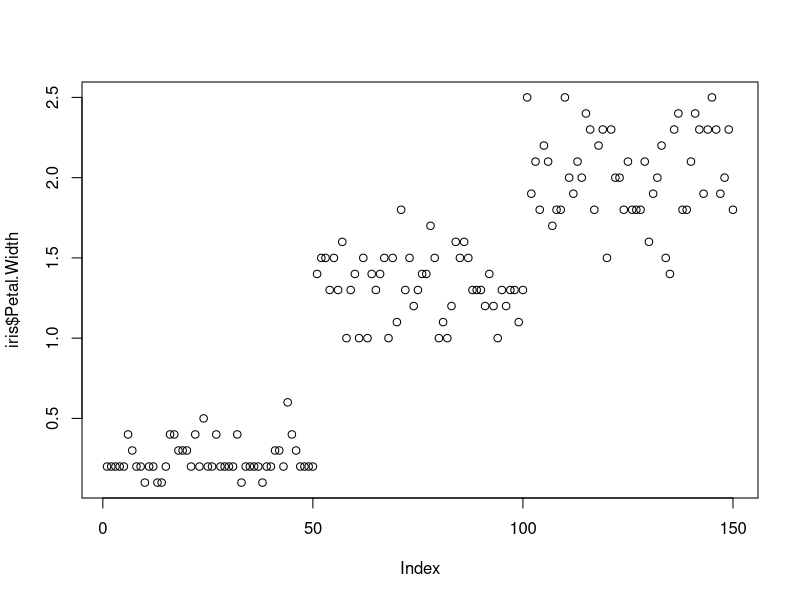
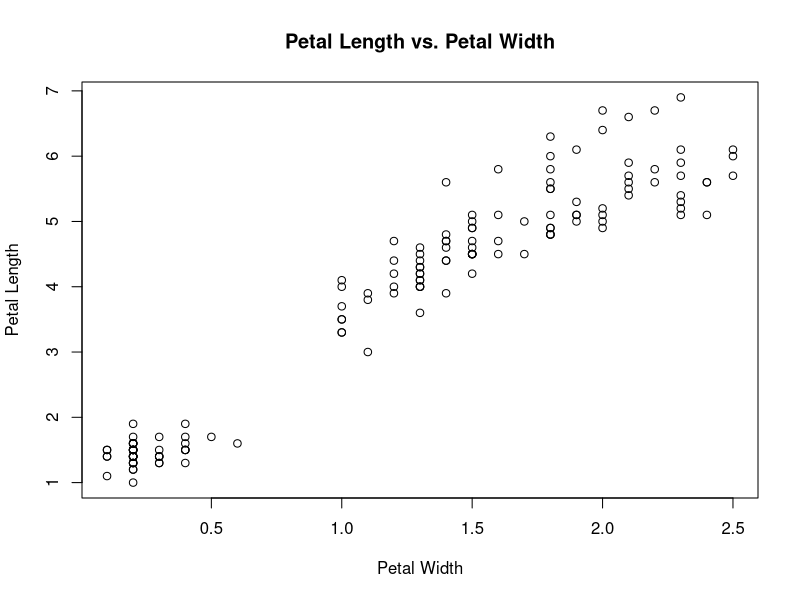
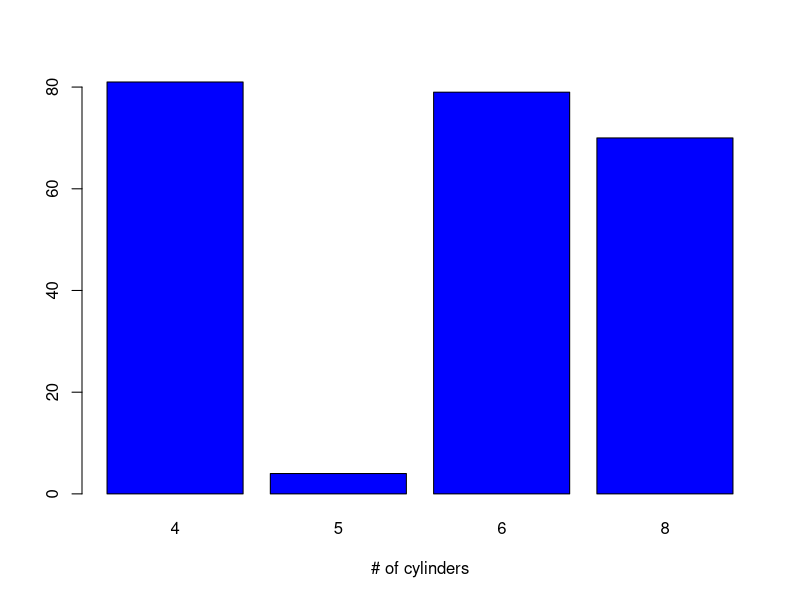
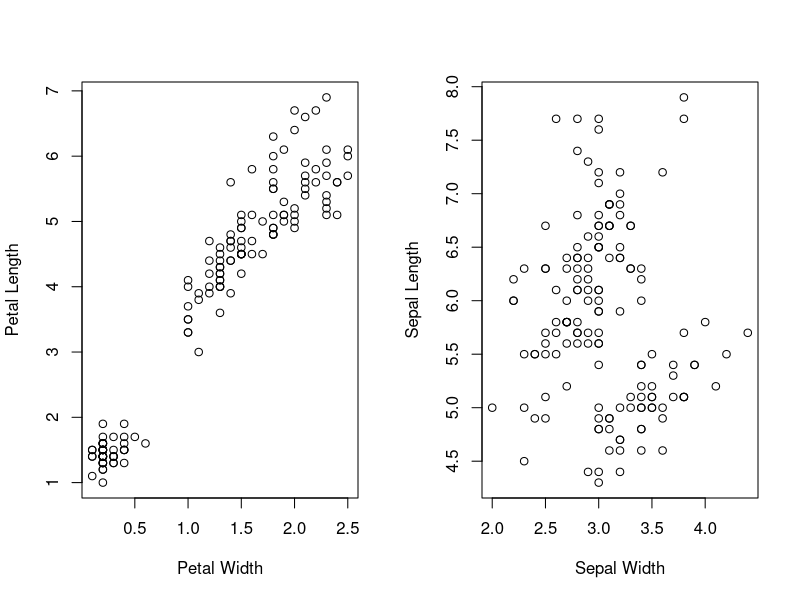

The R source for these figures, in order:
#tested and working
#load the datasets library
library(datasets)

#uncomment below line if package is not installed
#install.packages("ggplot2")
library(ggplot2)
#load the data
data("iris")
data("mtcars")

#plot 1
plot(iris$Petal.Width)

#plot 2
plot(iris$Petal.Width, iris$Petal.Length,
     main = "Petal Length vs. Petal Width",
     xlab = "Petal Width",
     ylab = "Petal Length")

#plot 3
plot(as.factor(mpg$cyl),
     col = "blue",
     xlab = "# of cylinders")

#plot 4
par(mfrow = c(1,2))
plot(iris$Petal.Width, iris$Petal.Length,
     xlab = "Petal Width",
     ylab = "Petal Length")
plot(iris$Sepal.Width, iris$Sepal.Length,
     xlab = "Sepal Width",
     ylab = "Sepal Length")

dev.off()
